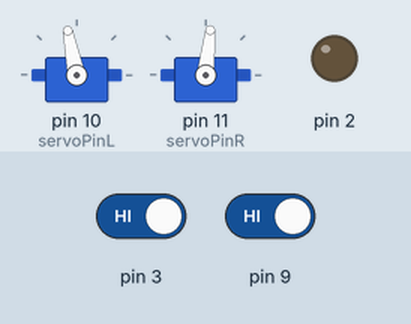
This sketch was run on a simulated Arduino Uno, built with avr-gcc and run on an emulated ATmega328P. Parts: 2 × servo, output pins drawn as LEDs (lit = HIGH). The inputs (shaded band) are chosen by the test bench; at power-on: pin 3 HIGH, pin 9 HIGH.

Above: at 1.09 s.
1.3 s: pin 3 driven LOW
4.3 s: pin 9 driven LOW
At 4.8 s:
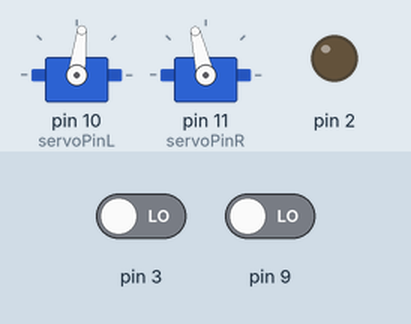
6.0 s: pin 3 driven HIGH and pin 9 driven HIGH
At 10.1 s:
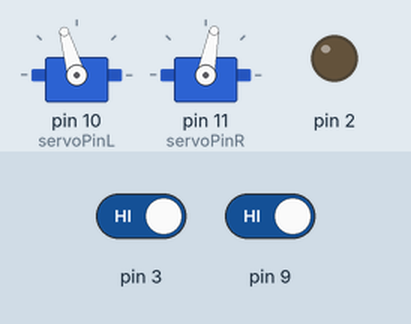
Timing chart, 0 to 11.6 s (numbered marks = the images above; inputs shaded):
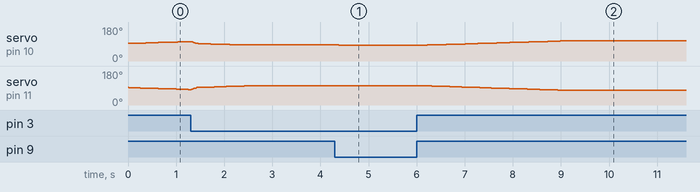

The sketch:

Boe_Del_3_Version_1.ino
```cpp
#include <Servo.h>

//Vart motorer är kopplade på breadboard
int servoPinL = 10;
int servoPinR = 11;

//Definiera variabler som ska kunna användas lite överallt
float currL = 0;
float currR = 0;
unsigned long t = 0;
unsigned long oldT = 0;
bool recent_wall_left = false;
bool recent_wall_right = false;
unsigned long recent_time;

//det är en konstant så den får bo här uppe
float a_max = 0.1;

//Skapa objekt servo
Servo servoLeft;
Servo servoRight;

//Från m/s till ett signalvärde vänster hjul
float LeftSpeed2sign(float vL) {
  currL = vL; //behåll vänster hjuls senaste hastighet i en allmänt tillgänglig variabel
  return 781.7*vL + 1500.6;
  // return 1500+floor(36393.5*pow(vL,3)-332.3*pow(vL,2)+217.8*vL);
}

//från m/s till ett signalärde höger hjul
float RightSpeed2sign(float vR) {
  currR = vR; //behåll höger hjuls senaste hastighet i en allmänt tillgänglig variabel
  return -828.76*(vR) + 1499.1;
  // return 1492-floor(36393.5*pow(vR,3)-332.3*pow(vR,2)+217.8*vR);
}

//Kör framåt med samma hastighet i båda hjul
int drive(float L, float R) {
  servoLeft.writeMicroseconds(LeftSpeed2sign(L));
  servoRight.writeMicroseconds(RightSpeed2sign(R));
}

//accelerera från arg1 till arg2, arg3 bestämmer vilka hjul som accar
float acc(float currentV, float targetV, float dt, int wheels) {

  float a_target = (targetV - currentV)/(dt);

  float a_allowed = constrain(a_target, -a_max, a_max);

  float allowedV = currentV + a_allowed*dt;

  if (wheels == 3) { //Båda hjul accar samma
    drive(allowedV, allowedV);
  }
  else if (wheels == 1) { //Vänster accar, höger behåller samma v
    drive(allowedV, currR);
  }
  else if (wheels == 2) { //höger accar, vänster behåller samma v
    drive(currL, allowedV);
  }
  return allowedV;
}

//du vet vad setup gör, här används den för att genomföra botens rutin
void setup() {
  Serial.begin(9600);

  //Whiskers
  pinMode(9, INPUT);
  pinMode(3, INPUT);
  pinMode(2, OUTPUT);

  //Definiera vilken pin som servo ska få info från
  servoLeft.attach(servoPinL);
  servoRight.attach(servoPinR);


}

//Denna använder vi knappt.
void loop() {
  unsigned long t = micros();
  unsigned long sek = t/1000000.0;
  float dt = (t-oldT)/1000000.0;
  bool Lwhisker = !digitalRead(3);
  bool Rwhisker = !digitalRead(9);


  // Serial.println("Vänster: "+String(currL)+"        Höger: "+String(currR)+"        a_max:"+String(a_max));


  if (Lwhisker & Rwhisker) {       //När båda nuddar, stanna, backa rakt tills endast en nuddar.
    recent_wall_left = false;
    recent_wall_right = false;

    recent_time = t;
    if(currL <= 0 & currR <= 0) {
      a_max = 0.1;
      acc(currR, -0.13, dt, 3);
    }
    else {
      a_max = 1.0;
      acc(currL, 0, dt, 3);
    }
  }

  else if (Lwhisker || recent_wall_left){     //Animation if the left whisker is touching or has recently been touched.
    recent_wall_left = true;

    if(Lwhisker) {
      recent_time = t;
      if(currL <= 0 & currR <= 0) {
        a_max = 0.1;
        acc(currR, -0.1, dt, 3);
      }
      else {
        a_max = 1.0;
        acc(currL, 0, dt, 3);
      }
    }

    else if ((currL >= 0 & currR <= 0) & ((t - recent_time)/1000000) <= 2.0) {
      a_max = 0.1;
      acc(currL, 0.03, dt, 1);
      acc(currR, -0.03, dt, 2);
    }

    else if (currL == 0 & currR == 0){
      recent_wall_left = false;
    }

    else if((t - recent_time)/1000000 >= 0.1) {
      acc(currL, 0, dt, 1);
      acc(currR, 0, dt, 2);
    }

    else {
      acc(currL, -0.1, dt, 3);
    }
  }

  else if (Rwhisker || recent_wall_right){ //Animation if the right whisker is touching or has recently been touched.
    recent_wall_right = true;

    if(Rwhisker) {
      recent_time = t;
      if(currR <= 0 & currL <= 0) {
        a_max = 0.1;
        acc(currL, -0.1, dt, 3);
      }
      else {
        a_max = 1.0;
        acc(currR, 0, dt, 3);
      }
    }

    else if ((currR >= 0 & currL <= 0) & ((t - recent_time)/1000000) <= 2.0) {
        a_max = 0.1;
        acc(currR, 0.03, dt, 2);
        acc(currL, -0.03, dt, 1);
    }

    else if (currL == 0 & currR == 0){
      recent_wall_right = false;
    }

    else if((t - recent_time)/1000000 >= 0.1) {
      acc(currL, 0, dt, 1);
      acc(currR, 0, dt, 2);
    }

    else {
      acc(currR, -0.1, dt, 3);
    }

  }
  else { //Standard mode, drive forward
    a_max = 0.1;
    acc(currL, 0.17, dt, 3);
  }


  oldT=t;
}
```

Measured:
- after the input at 4.3 s, servo on pin 10 (servoPinL): 85° → 84° after 0.08 s, → 83° 0.14 s later; servo on pin 11 (servoPinR): 101° → 102° after 0.11 s, → 103° 0.12 s later
- after the input at 6.0 s, servo on pin 10 (servoPinL): moves from 83° to 106° over 2.9 s, starting after 0.08 s; servo on pin 11 (servoPinR): moves from 103° to 79° over 2.9 s, starting after 0.07 s
